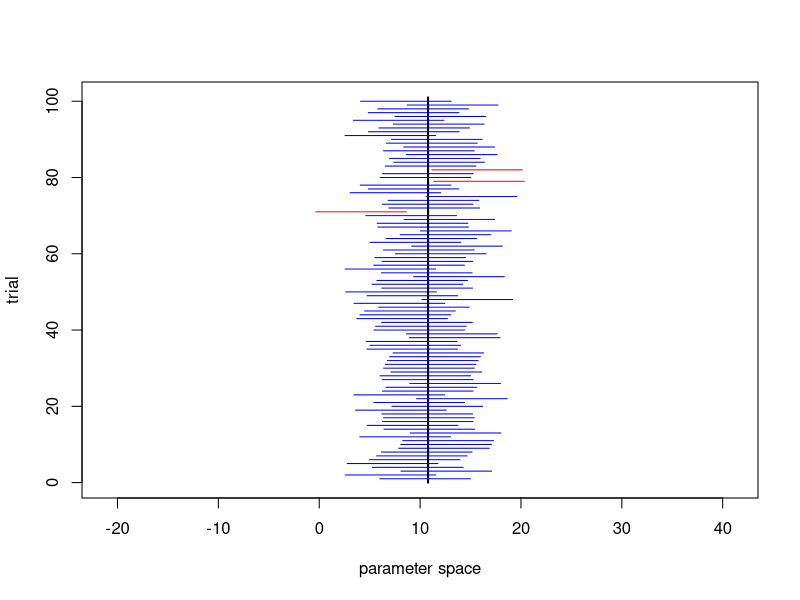

Here is the R script that generated this plot: (Note: this script raises an error after producing the figure.)
##
##  laplaceConfidenceIntervals.r
##
##  demonstrate Confidence Interval construction with Laplace mechanism
##
##  jH 2019.3.1
##

rm(list=ls())		# Remove any objects in memory
par(mfrow=c(1,1))   # Rebuild fresh plot window, if previously divided

#### Parameters ####

# Random draw from Laplace distribution
#
# mu numeric, center of the distribution
# b numeric, spread
# size integer, number of draws
# 
# return Random draws from Laplace distribution
# example:
# 
# rlap(size=1000)

rlap = function(mu=0, b=1, size=1) {
    p <- runif(size) - 0.5
    draws <- mu - b * sgn(p) * log(1 - 2 * abs(p))
    return(draws)
}


# Probability density for Laplace distribution
#
# x numeric, value
# mu numeric, center of the distribution
# b numeric, spread
# 
# return Density for elements of x
# example:
# 
# x <- seq(-3, 3, length.out=61)
# dlap(x)

dlap <- function(x, mu=0, b=1) {
    dens <- 0.5 * b * exp(-1 * abs(x - mu) / b)
    return(dens)
}


# Laplace Cumulative Distribution Function
# 
# Determines the probability a draw from a LaPlace distribution is less than 
#    or equal to the specified value.
#
# x Numeric, the value(s) at which the user wants to know the CDF height.
# mu Numeric, the center of the LaPlace distribution, defaults to 0.
# b Numeric, the spread of the LaPlace distribution, defaults to 1.
# 
# return Probability the LaPlace draw is less than or equal to \code{x}.
# example:
# 
# x <- 0
# plap(x)

plap <- function(x, mu=0, b=1) {
    cdf <- 0.5 + 0.5 * sgn(x - mu) * (1 - exp(-1 * (abs(x - mu) / b)))
    return(cdf)
}


# Quantile function for Laplace distribution
#
# p Numeric, vector of probabilities
# mu numeric, center of the distribution
# b numeric, spread
# return Quantile function
# example:
#
# probs <- c(0.05, 0.50, 0.95)
# qlap(probs)

qlap <- function(p, mu=0, b=1) {
    q <- ifelse(p < 0.5, mu + b * log(2 * p), mu - b * log(2 - 2 * p))
    return(q)
}

# Sign function
# 
# Function to determine what the sign of the passed values should be.
#
# x numeric, value or vector or values
# return The sign of passed values
# example:
#
# sgn(rnorm(10))


sgn <- function(x) {
    return(ifelse(x < 0, -1, 1))
}


library("foreign")
PUMSdata <- read.csv(file="../../data/FultonPUMS5full.csv")   
data <- PUMSdata$educ    		# variable for means
populationTrue <- mean(data)


## Bound/Censor/Clip a variable to a range
clip <- function(x, lower, upper){
	x.clipped <- x
	x.clipped[x.clipped<lower] <- lower
	x.clipped[x.clipped>upper] <- upper
	return(x.clipped)	
}

## Sample with replacement from a vector
bootstrap <- function(x, y=NULL, n){
	index <- sample(x=1:length(x), size=n, replace=TRUE) 

	if(is.null(y)){
		return(x[index])
	}else{
		return(list(x=x[index], y=y[index]))
	}
}


## Confidence interval for mean release
ciPostProcess <- function(release, n, lower, upper, epsilon, alpha=0.05){
	sensitivity <- (upper - lower)/n
	scale <- sensitivity / epsilon

	ci.radius <- qlap(p=1 - (alpha/2), b=scale) # Adjust this

	ci.lower.bound <- release - ci.radius  
	ci.upper.bound <- release + ci.radius  

	return(list(ciLower=ci.lower.bound, ciUpper=ci.upper.bound))
}

## Differentially private mean release
meanRelease <- function(x, lower, upper, epsilon){
	n <- length(x)
	sensitivity <- (upper - lower)/n
	scale <- sensitivity / epsilon

	x.clipped <- clip(x, lower, upper)
	sensitiveValue <- mean(x.clipped)
	DPrelease <- sensitiveValue + rlap(mu=0, b=scale, size=1)
	ci <- ciPostProcess(release=DPrelease, n=n, lower=lower, upper=upper, epsilon=epsilon)

	return(list(release=DPrelease, ci=ci, true=sensitiveValue))
}


bootdata <- bootstrap(x=data, n=100)
true <- mean(bootdata)
n.sims <- 100
epsilon <- 0.1
history <- matrix(NA, nrow=n.sims, ncol=3)
for(i in 1:n.sims){
	DPmean <- meanRelease(x=bootdata, lower=1, upper=16, epsilon=epsilon)
	history[i,1] <- DPmean$ci$ciLower
	history[i,2] <- DPmean$ci$ciUpper
	history[i,3] <- as.numeric(DPmean$ci$ciLower < true) + as.numeric(DPmean$ci$ciUpper > true)  # what values can this take?
}



ci.min<- min(history[,1])
ci.max<- max(history[,2])

allxlim <- c(2*ci.min-ci.max, 2*ci.max-ci.min)
col.set <- c("red","blue")
plot(x=c(true,true), y=c(0,n.sims+1), xlim=allxlim, type="l", lwd=2, xlab="parameter space", ylab="trial")
for(i in 1:n.sims){
	lines(x=c(history[i,1],history[i,2]), y=c(i,i), col=col.set[history[i,3]])
}

dev.copy2pdf(file="./figs/ciCoverage1.pdf")




n.sims <-1000
my.seq <- seq(from=log10(1), to=log10(0.01), length=50)     	# make evenly spaced in logarithmic space
ep.seq <- 10^my.seq						# round to two decimal places
myn <- 500
populationTrue <- mean(data)

rawhistory <- matrix(NA, nrow=length(ep.seq)*n.sims, ncol=3)  # matrix to store results
agghistory <- matrix(NA, nrow=length(ep.seq), ncol=2)         # matrix to store results
rawcount <- aggcount <- 0													# initialize counter															

for(i in 1:length(ep.seq)){
	aggcount <- aggcount + 1
	coverage <- NULL
	for(j in 1:n.sims){
		rawcount <- rawcount + 1
		bootdata <- bootstrap(x=data, n=myn)
		DPmean <- meanRelease(x=bootdata, lower=1, upper=16, epsilon=ep.seq[i])
		coversTrue<- (DPmean$ci$ciLower < populationTrue) & (DPmean$ci$ciUpper > populationTrue)
		coverage <- c(coverage, coversTrue)

		rawhistory[rawcount,1] <- DPmean$ci$ciLower
		rawhistory[rawcount,2] <- DPmean$ci$ciUpper
		rawhistory[rawcount,3] <- 1 + as.numeric(coversTrue)
	}
	agghistory[aggcount,1] <- ep.seq[i] 
	agghistory[aggcount,2] <- mean(coverage)
}



my.seq <- seq(from=log10(200), to=log10(5000), length=20)  	# make evenly spaced in logarithmic space
n.seq  <- round(10^my.seq)                                 	# round to integers
myepsilon <- 0.1

rawhistory <- matrix(NA, nrow=length(n.seq)*n.sims, ncol=3)  # matrix to store results
agghistory2 <- matrix(NA, nrow=length(n.seq), ncol=2)         # matrix to store results
rawcount <- aggcount <- 0													# initialize counter															

for(i in 1:length(n.seq)){
	aggcount <- aggcount + 1
	coverage <- NULL
	for(j in 1:n.sims){
		rawcount <- rawcount + 1
		bootdata <- bootstrap(x=data, n=n.seq[i])
		DPmean <- meanRelease(x=bootdata, lower=1, upper=16, epsilon=myepsilon)
		coversTrue<- (DPmean$ci$ciLower < populationTrue) & (DPmean$ci$ciUpper > populationTrue)
		coverage <- c(coverage, coversTrue)

		rawhistory[rawcount,1] <- DPmean$ci$ciLower
		rawhistory[rawcount,2] <- DPmean$ci$ciUpper
		rawhistory[rawcount,3] <- 1 + as.numeric(coversTrue)
	}
	agghistory2[aggcount,1] <- n.seq[i] 
	agghistory2[aggcount,2] <- mean(coverage)
}


par(mfcol=c(2,1))

plot(x=agghistory[,1], y=agghistory[,2], log="x", type="l", ylim=c(0.5,1), lwd=2, col="black", xlab="epsilon", ylab="coverage", main="Fraction Confidence Intervals Containing True Value")
abline(h=0.95, lwd=2, lty=2, col="red")

plot(x=agghistory2[,1], y=agghistory2[,2], log="x", type="l", ylim=c(0.5,1), lwd=2, col="black", xlab="sample size n", ylab="coverage", main="Fraction Confidence Intervals Containing True Value")
abline(h=0.95, lwd=2, lty=2, col="red")

dev.copy2pdf(file="./figs/ciCoverage2.pdf")





